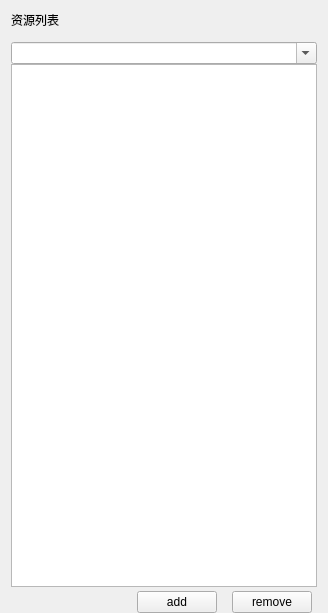
                 <widget class="QWidget" name="widget_22" native="true">
                  <property name="sizePolicy">
                   <sizepolicy hsizetype="Preferred" vsizetype="Expanding">
                    <horstretch>0</horstretch>
                    <verstretch>0</verstretch>
                   </sizepolicy>
                  </property>
                  <property name="minimumSize">
                   <size>
                    <width>328</width>
                    <height>613</height>
                   </size>
                  </property>
                  <layout class="QVBoxLayout" name="verticalLayout_19">
                   <property name="spacing">
                    <number>0</number>
                   </property>
                   <property name="bottomMargin">
                    <number>0</number>
                   </property>
                   <item>
                    <widget class="QLabel" name="Lable_source">
                     <property name="sizePolicy">
                      <sizepolicy hsizetype="Minimum" vsizetype="Minimum">
                       <horstretch>0</horstretch>
                       <verstretch>0</verstretch>
                      </sizepolicy>
                     </property>
                     <property name="minimumSize">
                      <size>
                       <width>0</width>
                       <height>0</height>
                      </size>
                     </property>
                     <property name="text">
                      <string>资源列表</string>
                     </property>
                    </widget>
                   </item>
                   <item>
                    <spacer name="verticalSpacer_3">
                     <property name="orientation">
                      <enum>Qt::Vertical</enum>
                     </property>
                     <property name="sizeType">
                      <enum>QSizePolicy::Minimum</enum>
                     </property>
                     <property name="sizeHint" stdset="0">
                      <size>
                       <width>137</width>
                       <height>13</height>
                      </size>
                     </property>
                    </spacer>
                   </item>
                   <item>
                    <widget class="QComboBox" name="comboBox_6">
                     <property name="minimumSize">
                      <size>
                       <width>0</width>
                       <height>0</height>
                      </size>
                     </property>
                     <property name="maximumSize">
                      <size>
                       <width>16777215</width>
                       <height>16777215</height>
                      </size>
                     </property>
                     <property name="editable">
                      <bool>true</bool>
                     </property>
                    </widget>
                   </item>
                   <item>
                    <widget class="QListWidget" name="lwAssetList">
                     <property name="minimumSize">
                      <size>
                       <width>0</width>
                       <height>0</height>
                      </size>
                     </property>
                     <property name="maximumSize">
                      <size>
                       <width>16777215</width>
                       <height>16777215</height>
                      </size>
                     </property>
                    </widget>
                   </item>
                   <item>
                    <widget class="QWidget" name="widget_28" native="true">
                     <property name="maximumSize">
                      <size>
                       <width>16777215</width>
                       <height>16777215</height>
                      </size>
                     </property>
                     <layout class="QHBoxLayout" name="horizontalLayout_14">
                      <property name="spacing">
                       <number>0</number>
                      </property>
                      <property name="leftMargin">
                       <number>0</number>
                      </property>
                      <property name="topMargin">
                       <number>4</number>
                      </property>
                      <property name="rightMargin">
                       <number>0</number>
                      </property>
                      <property name="bottomMargin">
                       <number>0</number>
                      </property>
                      <item>
                       <spacer name="horizontalSpacer_15">
                        <property name="orientation">
                         <enum>Qt::Horizontal</enum>
                        </property>
                        <property name="sizeType">
                         <enum>QSizePolicy::Expanding</enum>
                        </property>
                        <property name="sizeHint" stdset="0">
                         <size>
                          <width>3</width>
                          <height>20</height>
                         </size>
                        </property>
                       </spacer>
                      </item>
                      <item>
                       <widget class="QPushButton" name="pbAssetAdd">
                        <property name="text">
                         <string>add</string>
                        </property>
                       </widget>
                      </item>
                      <item>
                       <spacer name="horizontalSpacer_12">
                        <property name="orientation">
                         <enum>Qt::Horizontal</enum>
                        </property>
                        <property name="sizeType">
                         <enum>QSizePolicy::Minimum</enum>
                        </property>
                        <property name="sizeHint" stdset="0">
                         <size>
                          <width>15</width>
                          <height>20</height>
                         </size>
                        </property>
                       </spacer>
                      </item>
                      <item>
                       <widget class="QPushButton" name="pbAssetRemove">
                        <property name="text">
                         <string>remove</string>
                        </property>
                       </widget>
                      </item>
                      <item>
                       <spacer name="horizontalSpacer_16">
                        <property name="orientation">
                         <enum>Qt::Horizontal</enum>
                        </property>
                        <property name="sizeType">
                         <enum>QSizePolicy::Minimum</enum>
                        </property>
                        <property name="sizeHint" stdset="0">
                         <size>
                          <width>5</width>
                          <height>20</height>
                         </size>
                        </property>
                       </spacer>
                      </item>
                     </layout>
                    </widget>
                   </item>
                  </layout>
                 </widget>
